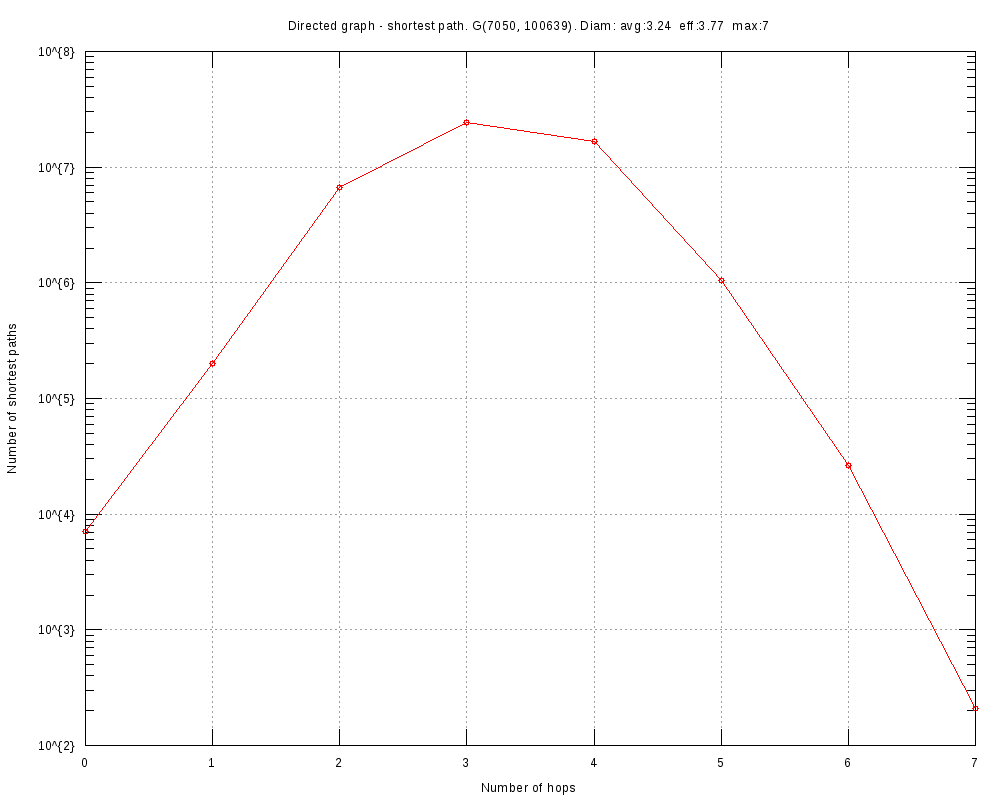

Generate this figure with gnuplot:
#
# Directed graph - shortest path. G(7050, 100639). Diam: avg:3.24  eff:3.77  max:7 (Sun Oct 29 16:41:39 2017)
#

set title "Directed graph - shortest path. G(7050, 100639). Diam: avg:3.24  eff:3.77  max:7"
set key bottom right
set logscale y 10
set format y "10^{%L}"
set mytics 10
set grid
set xlabel "Number of hops"
set ylabel "Number of shortest paths"
set tics scale 2
set terminal png font arial 10 size 1000,800
set output 'diam.GRQ.png'
plot 	"diam.GRQ.tab" using 1:2 title "" with linespoints pt 6
